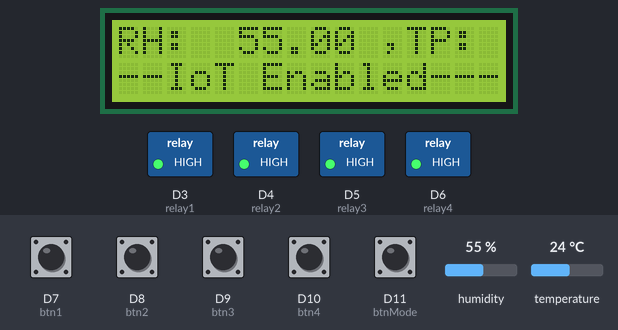
The sketch below on a simulated Arduino Nano 33 IoT. Parts: 16×2 character LCD, switched loads named in the sketch (green lamp = pin HIGH). The inputs (shaded band) are chosen by the test bench; at power-on: D7 (btn1), D8 (btn2), D9 (btn3), D10 (btn4), D11 (btnMode) HIGH, humidity 55 %, temperature 24 °C. WiFi joins after 1.5 s; servers stay silent unless stated; the Firebase database answers and starts empty; what the sketch prints to the serial monitor is not drawn.

Above: at 3.4 s.
3.5 s: D7 (btn1) pulled LOW for 1 s
At 4.9 s:
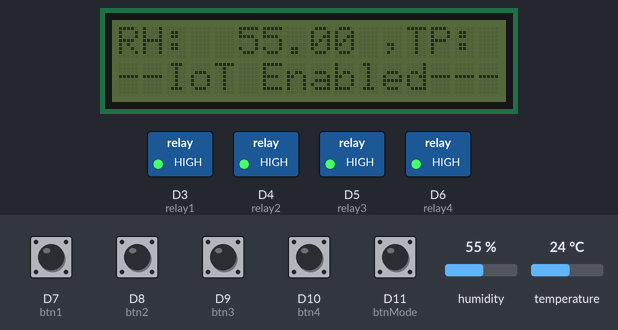
6.5 s: D11 (btnMode) pulled LOW for 0.15 s
At 7.4 s:
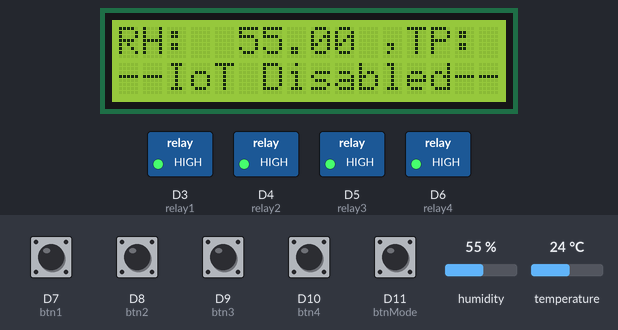
8.5 s: D8 (btn2) pulled LOW for 0.15 s
At 9.8 s:
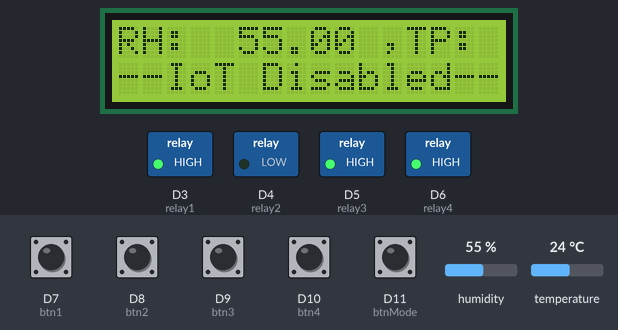
10.1 s: D9 (btn3) pulled LOW for 0.15 s
At 11.1 s:
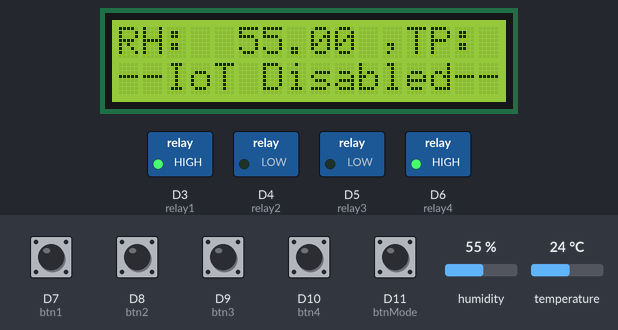
11.7 s: D10 (btn4) pulled LOW for 0.15 s
At 12.3 s:
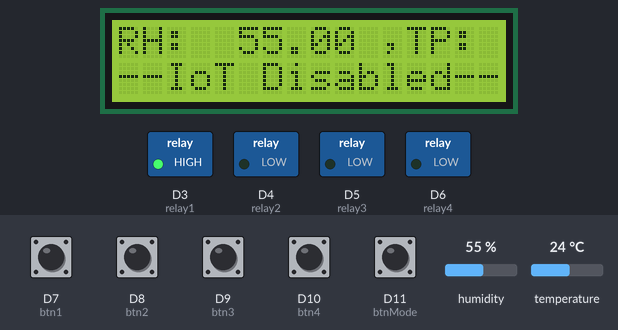
13.3 s: D7 (btn1) pulled LOW for 0.15 s
At 14.8 s:
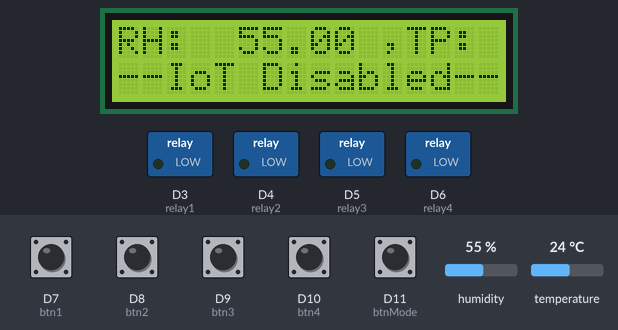
Timing chart, 0 to 15.9 s (numbered marks = the images above; inputs shaded):
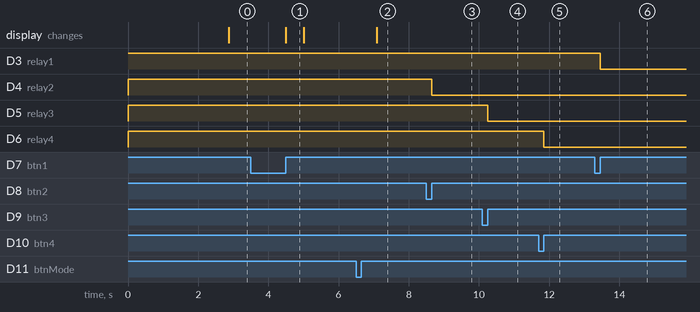

Measured:
- after the input at 3.5 s, the display: changes after 1.0 s (image 1)
- after the input at 6.5 s, the display: changes after 0.58 s (image 2)
- after the input at 8.5 s, D4 (relay2): HIGH → LOW after 0.15 s
- after the input at 10.1 s, D5 (relay3): HIGH → LOW after 0.15 s
- after the input at 11.7 s, D6 (relay4): HIGH → LOW after 0.15 s
- after the input at 13.3 s, D3 (relay1): HIGH → LOW after 0.15 s
- what the display in image 1 shows lasts 0.5 s, from 4.5 s to 5.0 s

The sketch:

Nano33IoTFirebase.ino
```cpp
/*
 * Menambahkan header libray ke file, agar kita gampang untuk mengatur hardware dengan
 * fungsi-fungsi yang telah disediakan
 *
 * 1. firebase -> untuk koneksi wifi dan koneksi ke firebase google
 * 2. DHT -> untuk pengolahan data yang didapat dari sensor dht
 * 4. Wire -> untuk kebutuhan komunikasi I2C
 * 5. LiquiedCrustal_I2C -> untuk mengakses lcd i2c
 */
#include "Firebase_Arduino_WiFiNINA.h"
#include <DHT.h>
#include <Wire.h>
#include <LiquidCrystal_I2C.h>

/*
 * Wifi & Firebase config
 */
#define FIREBASE_HOST "mysmarthome-822fd-default-rtdb.firebaseio.com"
#define FIREBASE_AUTH "Ueu6yR162x8BmhEtP8bS7RfgmuMEoaUJspIBlKof"
#define WIFI_SSID "YOUR_WIFI_AP"
#define WIFI_PASSWORD "YOUR_WIFI_PASSWORD"

/*
 * Global Variable , untuk menyimpan nilai yang diperlukan
 * 1. sendDataPrevMillis -> untuk keperluan periodic send data ke firebase
 * 2. humidity -> untuk menampung data humidity
 * 3. temperature -> untuk menampung data temperature
 * 4. iotEnable -> untuk keperluan alat agar menggunakan mode auto ngambil dari internet
 */
unsigned long sendDataPrevMillis = 0;
float humidity = 0.0;
float temperature = 0.0;
bool iotEnable = true; // definisikan sekalian saat pertama kali menyala mode lgsg IoT

/*
 * Pinout Arduino Nano 33 IoT
 */
#define relay1 3
#define relay2 4
#define relay3 5
#define relay4 6
#define dhtPin 2

#define btn1 7
#define btn2 8
#define btn3 9
#define btn4 10
#define btnMode 11

/*
 * Config Default program
 */
#define RELAY_ON 0
#define RELAY_OFF !RELAY_ON
#define DHTTYPE DHT22

/*
 * Objek dari library yang kita gunakan untuk mengakses masing masing hardware
 */
FirebaseData firebaseData;
DHT dht(dhtPin, DHTTYPE);
LiquidCrystal_I2C lcd(0x27, 16, 2); // alamat i2c di 0x27 lebar 16 karakter tinggi 2 karakter

/*
 * Fungsi setup, fungsi yang harus ada
 * fungsi ini akan dijalankan 1 kali saat arduino baru pertama kali menyala
 */
void setup(){
  // definisikan pin relay sebagai output semua
  pinMode(relay1, OUTPUT);
  pinMode(relay2, OUTPUT);
  pinMode(relay3, OUTPUT);
  pinMode(relay4, OUTPUT);
  // nyatakan kondisi pertama masing masing relay pada kondisi off
  digitalWrite(relay1, RELAY_OFF);
  digitalWrite(relay2, RELAY_OFF);
  digitalWrite(relay3, RELAY_OFF);
  digitalWrite(relay4, RELAY_OFF);
  // definisikan pin button sebagai input pullup
  pinMode(btn1, INPUT_PULLUP);
  pinMode(btn2, INPUT_PULLUP);
  pinMode(btn3, INPUT_PULLUP);
  pinMode(btn4, INPUT_PULLUP);
  pinMode(btnMode, INPUT_PULLUP);
  // inisialisasi sensor DHT
  dht.begin();
  // mulai komunikasi serial di baudrate 115200 untuk keperluan debugging
  Serial.begin(115200);
  // inisialisasi lcd dan nyalakan led backlight nya
  lcd.begin();
  lcd.backlight();
  lcd.clear();
  // mulai koneksi wifi
  lcdLine(1, "Connecting to WiFi");
  Serial.print(F("Connecting to WiFi"));
  int status = WL_IDLE_STATUS;
  while (status != WL_CONNECTED){
    status = WiFi.begin(WIFI_SSID, WIFI_PASSWORD);
    Serial.print(F("."));
    delay(300);
  }
  Serial.println();
  Serial.print(F("Connected with IP: "));
  Serial.println(WiFi.localIP());
  Serial.println();

  Firebase.begin(FIREBASE_HOST, FIREBASE_AUTH, WIFI_SSID, WIFI_PASSWORD);
  Firebase.reconnectWiFi(true);
}

/*
 * Fungsi loop, fungsi yang harus ada
 * fungsi ini lah yang akan dijalankan secara terus menerus oleh arduino
 */
void loop(){
  if(isBtnMode()){
    // jika btn mode ditekan dan ditahan
    while(isBtnMode());
    // jika sudah dilepaskan
    if(iotEnable){
      // jika sebelumnya mode nya aktif, set wifi reconnect ke false
      Firebase.reconnectWiFi(false);
    } else {
      // jika sebelumnya nonaktif, set wifi reconnect ke true
      Firebase.reconnectWiFi(true);
    }
    iotEnable = !iotEnable;
  }

  if(isBtn1()){
    while(isBtn1());
    if(iotEnable){
      sinyalError();
    } else {
      digitalWrite(relay1, !digitalRead(relay1)); // set relay1 ke kebalikannya yg sekarang
    }
  }

  if(isBtn2()){
    while(isBtn2());
    if(iotEnable){
      sinyalError();
    } else {
      digitalWrite(relay2, !digitalRead(relay2));
    }
  }

  if(isBtn3()){
    while(isBtn3());
    if(iotEnable){
      sinyalError();
    } else {
      digitalWrite(relay3, !digitalRead(relay3));
    }
  }

  if(isBtn4()){
    while(isBtn4());
    if(iotEnable){
      sinyalError();
    } else {
      digitalWrite(relay4, !digitalRead(relay4));
    }
  }

  humidity = dht.readHumidity();
  temperature = dht.readTemperature();

  // routine kirim data ke firebase
  if((unsigned long) millis() - sendDataPrevMillis > 2000){
    sendDataPrevMillis = millis();

    // kirim hanya jika mode iot diaktifkan
    if(iotEnable){
      // kirim data kelembapan
      if(!Firebase.setFloat(firebaseData, "/kelembapan", humidity)){
        Serial.println(F("-----Gagal Kirim Kelembapan-----"));
        Serial.println("REASON: " + firebaseData.errorReason());
        Serial.println(F("--------------------------------"));
        Serial.println();
      }

      // kirim data suhu
      if(!Firebase.setFloat(firebaseData, "/suhu", temperature)){
        Serial.println(F("------Gagal Kirim Suhu----------"));
        Serial.println("REASON: " + firebaseData.errorReason());
        Serial.println(F("--------------------------------"));
        Serial.println();
      }
    }

    // siapkan variable untuk menampung nilai float untuk ditampilkan di lcd
    char f1[10] = {0};
    char f2[10] = {0};
    // masukkan nilai float ke penampung
    dtostrf(humidity,7,2,f1); // 7 angka didepan koma, 2 angka dibelakang koma
    dtostrf(temperature,7,2,f2);
    // siapkan variable untuk menampung karakter kata
    char text[17] = {0};
    // masukkan ke variable
    sprintf(text,"RH:%s ,TP:%s",f1,f2);
    // tampilkan ke lcd atas
    lcdLine(1, text);
    lcdLine(2, (iotEnable ? F("--IoT Enabled---"):F("--IoT Disabled--")));
  }

  // cek hanya jika mode iot di aktifkan
  if(iotEnable){
    // cek data relay1
    if(Firebase.getInt(firebaseData, "/relay1")){
      if(firebaseData.intData() == 1){
        digitalWrite(relay1, RELAY_ON);
      } else {
        digitalWrite(relay1, RELAY_OFF);
      }
    } else {
      Serial.println(F("-------Gagal Baca Relay1--------"));
      Serial.println("REASON: " + firebaseData.errorReason());
      Serial.println(F("--------------------------------"));
      Serial.println();
    }

    // cek data relay2
    if(Firebase.getInt(firebaseData, "/relay2")){
      if(firebaseData.intData() == 1){
        digitalWrite(relay2, RELAY_ON);
      } else {
        digitalWrite(relay2, RELAY_OFF);
      }
    } else {
      Serial.println(F("-------Gagal Baca Relay2--------"));
      Serial.println("REASON: " + firebaseData.errorReason());
      Serial.println(F("--------------------------------"));
      Serial.println();
    }

    // cek data relay3
    if(Firebase.getInt(firebaseData, "/relay3")){
      if(firebaseData.intData() == 1){
        digitalWrite(relay3, RELAY_ON);
      } else {
        digitalWrite(relay3, RELAY_OFF);
      }
    } else {
      Serial.println(F("-------Gagal Baca Relay3--------"));
      Serial.println("REASON: " + firebaseData.errorReason());
      Serial.println(F("--------------------------------"));
      Serial.println();
    }

    // cek data relay4
    if(Firebase.getInt(firebaseData, "/relay4")){
      if(firebaseData.intData() == 1){
        digitalWrite(relay4, RELAY_ON);
      } else {
        digitalWrite(relay4, RELAY_OFF);
      }
    } else {
      Serial.println(F("-------Gagal Baca Relay4--------"));
      Serial.println("REASON: " + firebaseData.errorReason());
      Serial.println(F("--------------------------------"));
      Serial.println();
    }
  }
}

/*
 * Fungsi sinyal error, untuk menandai kalau button1-4 dipencet dimode yang tidak seharusnya
 */
void sinyalError(){
  lcd.noBacklight();
  delay(500);
  lcd.backlight();
}

/*
 * Fungsi penulisan ke lcd agar mempermudah penghapusan karakter
 */
void lcdLine(uint8_t line, String text){
  lcd.setCursor(0,line-1);
  lcd.print(F("                ")); // untuk menghapus lcd cukup tulis dengan karakter kosong, F maksudnya adalah text itu disimpan di flash agar tidak membuang buang memory
  lcd.setCursor(0,line-1);
  lcd.print(text);
}

/*
 * Fungsi pembacaan button dengan sampling, agar jika terjadi noise tidak terdeteksi kalau button dipencet
 */
#define MAX_DETECT 20
#define MIN_DETECT 15
bool isBtn1(){
  // siapkan penampung data
  uint8_t cnt = 0;
  // sampling sebanyak maximal deteknya di delay 10micro second
  for(uint8_t i=0; i<MAX_DETECT; i++){
    if(digitalRead(btn1) == 0) cnt++;
    delayMicroseconds(10);
  }
  // jika banyaknya data melebihi threshold yang kita berikan berarti memang benar dipencet manusia
  if(cnt > MIN_DETECT) return true;
  return false;
}
bool isBtn2(){
  uint8_t cnt = 0;
  for(uint8_t i=0; i<MAX_DETECT; i++){
    if(digitalRead(btn2) == 0) cnt++;
    delayMicroseconds(10);
  }
  if(cnt > MIN_DETECT) return true;
  return false;
}
bool isBtn3(){
  uint8_t cnt = 0;
  for(uint8_t i=0; i<MAX_DETECT; i++){
    if(digitalRead(btn3) == 0) cnt++;
    delayMicroseconds(10);
  }
  if(cnt > MIN_DETECT) return true;
  return false;
}
bool isBtn4(){
  uint8_t cnt = 0;
  for(uint8_t i=0; i<MAX_DETECT; i++){
    if(digitalRead(btn4) == 0) cnt++;
    delayMicroseconds(10);
  }
  if(cnt > MIN_DETECT) return true;
  return false;
}
bool isBtnMode(){
  uint8_t cnt = 0;
  for(uint8_t i=0; i<MAX_DETECT; i++){
    if(digitalRead(btnMode) == 0) cnt++;
    delayMicroseconds(10);
  }
  if(cnt > MIN_DETECT) return true;
  return false;
}
```
